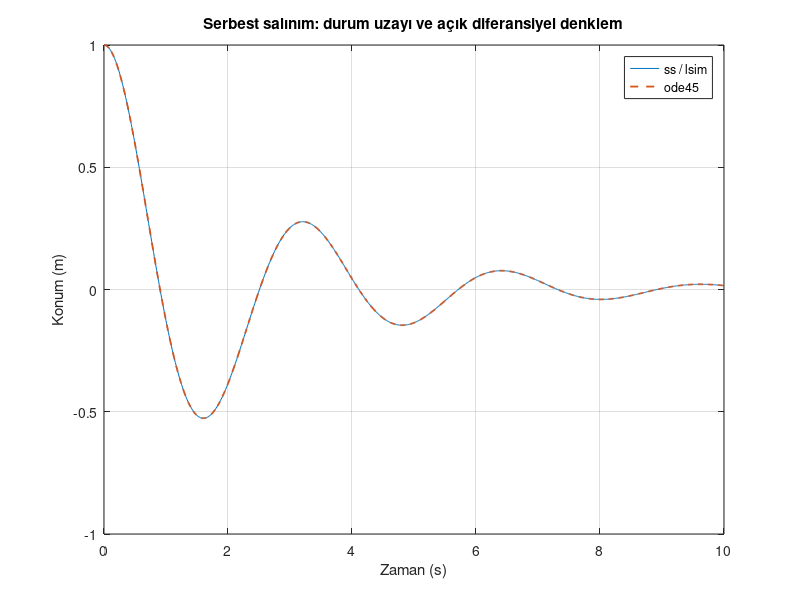

Write the MATLAB code that produced this figure.
%% Kütle-yay-sönüm — hesap ve referans kontrolleri
% Kuvvet -> Toplama (F-c*v-k*x) -> 1/m -> İntegratör (v) -> İntegratör (x).
% x ve v, kazançlar üzerinden toplama noktasına geri beslenir.
% Serbest salınım: F=0, x(0)=1 m, v(0)=0 m/s; zaman saniye.
if exist('OCTAVE_VERSION', 'builtin')
  try
    pkg load control;
  catch
    error('control paketi bulunamadı. Projedeki paket kurulum rehberini izleyin.');
  end
end
m = 1; k = 4; c = 0.8;
A = [0 1; -k/m -c/m]; B = [0; 1/m];
sistem = ss(A, B, [1 0], 0);
t = (0:0.01:10)'; x0 = [1; 0];
y_ss = lsim(sistem, zeros(size(t)), t, x0);
rhs = @(tt,x) [x(2); (-c*x(2)-k*x(1))/m];
[to, x_ode] = ode45(rhs, t, x0, odeset('RelTol', 1e-10, 'AbsTol', 1e-12));
alfa = c/(2*m); wd = sqrt(k/m-alfa^2);
y_analitik = exp(-alfa*t).*(cos(wd*t)+alfa/wd*sin(wd*t));
fark = max(abs(y_ss-x_ode(:,1)));
if fark > 1e-8 || max(abs(y_ss-y_analitik)) > 1e-10 || ...
   max(abs(x_ode(:,1)-y_analitik)) > 1e-8
  error('Kütle-yay-sönüm analitik referans kontrolü başarısız.');
end
fprintf('ss / ode45 azami fark=%.3g m\n', fark);
fprintf('REFERANS OK: kütle-yay-sönüm\n');

%% Grafikler — sayısal test bu işaretten önce durur
figure('Name', 'Kütle-yay-sönüm ilk koşul yanıtı');
plot(t, y_ss, '-', to, x_ode(:,1), '--', 'LineWidth', 1.3); grid on;
xlabel('Zaman (s)'); ylabel('Konum (m)');
title('Serbest salınım: durum uzayı ve açık diferansiyel denklem');
legend('ss / lsim', 'ode45');
